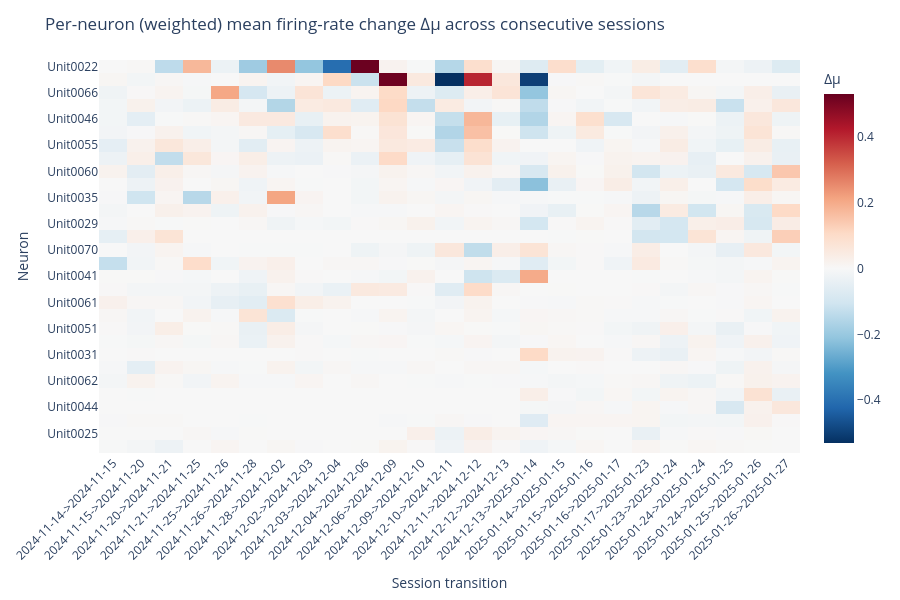

The notebook cell this image was saved under:
### Code cell
# Weighted version: per-neuron weighted change w_i * Δmu_i across consecutive sessions
weighted_by_unit_transition = transition_unit_df.pivot(index="unit", columns="transition", values="w*dmu")

top_n_units_w = min(30, weighted_by_unit_transition.shape[0])
units_rank_w = weighted_by_unit_transition.abs().mean(axis=1).sort_values(ascending=False)
top_units_w = units_rank_w.head(top_n_units_w).index
weighted_heatmap_data = weighted_by_unit_transition.loc[top_units_w].fillna(0.0)

vmax_w = np.nanmax(np.abs(weighted_heatmap_data.to_numpy()))
if vmax_w == 0:
    vmax_w = 1.0

transition_sep = "->"

x_transition_labels_w = [
    f"{str(c).split(transition_sep)[0].split('_')[0]}{transition_sep}{str(c).split(transition_sep)[1].split('_')[0]}"
    for c in weighted_heatmap_data.columns
]

fig_w = px.imshow(
    weighted_heatmap_data.to_numpy(),
    x=x_transition_labels_w,
    y=weighted_heatmap_data.index,
    color_continuous_scale="RdBu_r",
    zmin=-vmax_w,
    zmax=vmax_w,
    aspect="auto",
    labels={"x": "Session transition", "y": "Neuron", "color": "∆µ "},
)

fig_w.update_layout(
    title="Per-neuron (weighted) mean firing-rate change ∆µ across consecutive sessions",
    #width=max(800, int(120 * weighted_heatmap_data.shape[1])),
    height=max(600, int(15 * weighted_heatmap_data.shape[0])),
)
fig_w.update_xaxes(tickangle=-45, side="bottom")
fig_w.show()

### Figure 1 — Plotly figure (JSON) as saved in the notebook; plotly's stock layout.template omitted (floating-point values rounded to 4 significant figures; data arrays with more than 128 entries replaced by an {"elided": "..."} marker saying what was removed)
{"data": [{"coloraxis": "coloraxis", "hovertemplate": "Session transition: %{x}<br>Neuron: %{y}<br>∆µ : %{z}<extra></extra>", "name": "0", "type": "heatmap", "x": ["2024-11-14->2024-11-15", "2024-11-15->2024-11-20", "2024-11-20->2024-11-21", "2024-11-21->2024-11-25", "2024-11-25->2024-11-26", "2024-11-26->2024-11-28", "2024-11-28->2024-12-02", "2024-12-02->2024-12-03", "2024-12-03->2024-12-04", "2024-12-04->2024-12-06", "2024-12-06->2024-12-09", "2024-12-09->2024-12-10", "2024-12-10->2024-12-11", "2024-12-11->2024-12-12", "2024-12-12->2024-12-13", "2024-12-13->2025-01-14", "2025-01-14->2025-01-15", "2025-01-15->2025-01-16", "2025-01-16->2025-01-17", "2025-01-17->2025-01-23", "2025-01-23->2025-01-24", "2025-01-24->2025-01-24", "2025-01-24->2025-01-25", "2025-01-25->2025-01-26", "2025-01-26->2025-01-27"], "xaxis": "x", "y": ["Unit0022", "Unit0021", "Unit0066", "Unit0024", "Unit0046", "Unit0059", "Unit0055", "Unit0033", "Unit0060", "Unit0049", "Unit0035", "Unit0074", "Unit0029", "Unit0034", "Unit0070", "Unit0076", "Unit0041", "Unit0063", "Unit0061", "Unit0068", "Unit0051", "Unit0050", "Unit0031", "Unit0002", "Unit0062", "Unit0064", "Unit0044", "Unit0071", "Unit0025", "Unit0028"], "yaxis": "y", "z": {"elided": "30x25 float values"}}], "layout": {"coloraxis": {"cmax": 0.5299, "cmin": -0.5299, "colorbar": {"title": {"text": "∆µ "}}, "colorscale": [[0, "rgb(5,48,97)"], [0.1, "rgb(33,102,172)"], [0.2, "rgb(67,147,195)"], [0.3, "rgb(146,197,222)"], [0.4, "rgb(209,229,240)"], [0.5, "rgb(247,247,247)"], [0.6, "rgb(253,219,199)"], [0.7, "rgb(244,165,130)"], [0.8, "rgb(214,96,77)"], [0.9, "rgb(178,24,43)"], [1, "rgb(103,0,31)"]]}, "height": 600, "margin": {"t": 60}, "title": {"text": "Per-neuron (weighted) mean firing-rate change ∆µ across consecutive sessions"}, "xaxis": {"anchor": "y", "domain": [0, 1], "side": "bottom", "tickangle": -45, "title": {"text": "Session transition"}}, "yaxis": {"anchor": "x", "autorange": "reversed", "domain": [0, 1], "title": {"text": "Neuron"}}}}
